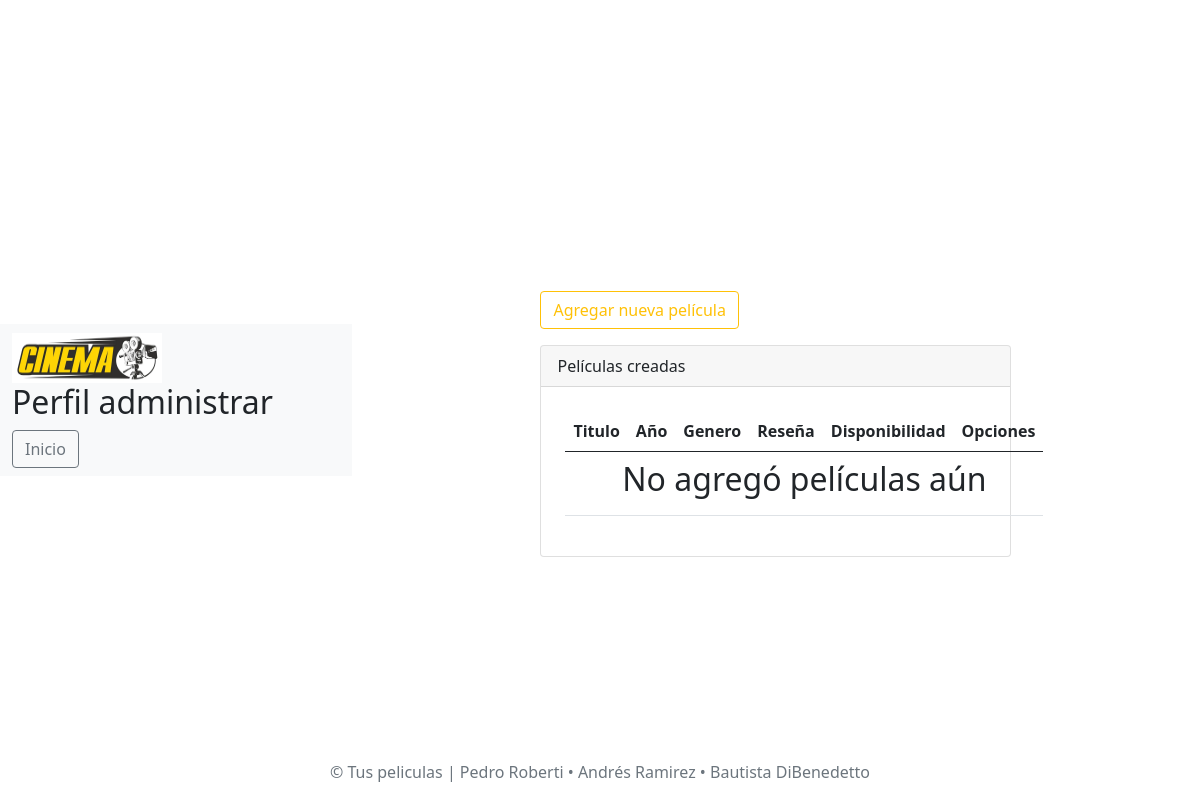
The page /administrador.php (signed in) on the database as committed earlier.
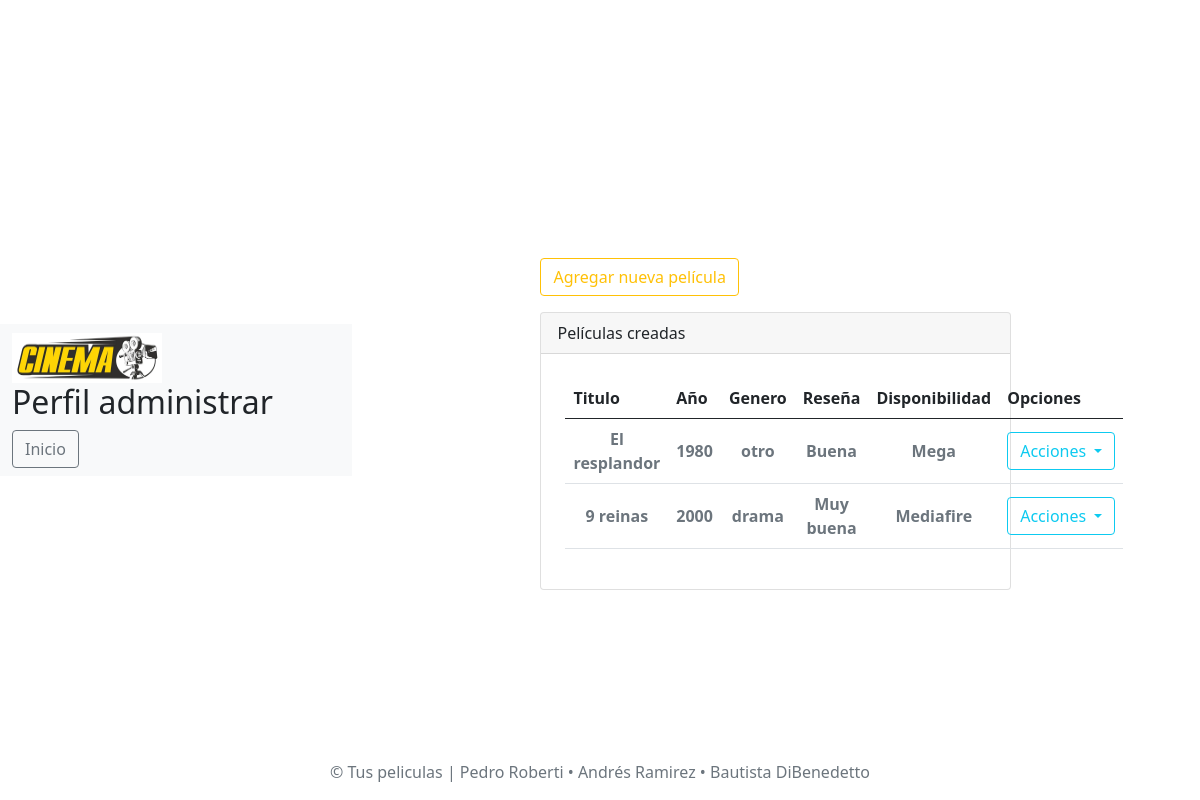
The same page on the database as committed later.
### tables this page shows
CREATE TABLE `peliculas` (
  `id_pelicula` int(255) NOT NULL,
  `titulo` varchar(30) NOT NULL,
  `anio` int(255) NOT NULL,
  `id_genero` int(255) NOT NULL,
  `id_usuario` int(255) NOT NULL,
  `resenia` varchar(40) NOT NULL,
  `disponibilidad` varchar(20) DEFAULT NULL
);

CREATE TABLE `genero` (
  `codigo_genero` int(255) NOT NULL,
  `nombre` varchar(20) NOT NULL
);

### clases/usuario.php (called while the page is built, shortened)
<?php
class Usuario
{
    protected $id;
    public function getId()
    {
        return $this->id;
    }
}

### clases/.env.php (called while the page is built)
<?php
function credenciales() {
	return [
		'usuario'=>'root',
		'clave'=> '',
		'servidor'=> 'localhost',
		'base_de_datos'=>'base_peliculas'
	];
}
 ?>

### clases/Repositorio.php (called while the page is built, shortened)
<?php
require_once '.env.php';
abstract class Repositorio
{
    protected static $conexion = null;
    public function __construct()
    {
        if (is_null(self::$conexion)) {
            $credenciales = credenciales();
            self::$conexion = new mysqli(
                $credenciales['servidor'],
                $credenciales['usuario'],
                $credenciales['clave'],
                $credenciales['base_de_datos']
            );
            self::$conexion->set_charset('utf8mb4');
        }
    }
}

### clases/ControladorPeliculas.php (called while the page is built, shortened)
<?php
require_once 'RepositorioPelicula.php';
class ControladorPeliculas
{
    protected $rp;
    public function __construct($id_usuario = null)
    {
        $this->rp = new Repositorio_Pelicula();
    }
    public function getPeliculasPropias($id_usuario)
    {
        return $this->rp->get_all($id_usuario);
    }
}

### clases/RepositorioPelicula.php (called while the page is built, shortened)
<?php
require_once 'Usuario.php';
require_once 'Pelicula.php';
require_once 'genero.php';
require_once 'Repositorio.php';
class Repositorio_Pelicula extends Repositorio
{
    public function get_all($id_usuario = null)
    {
        $sql = "SELECT ";
        $sql .= "p.id_pelicula, p.titulo, p.anio,  p.disponibilidad, p.resenia, p.id_usuario, ";
        $sql .= "g.nombre, g.codigo_genero ";
        $sql .= "FROM Peliculas p ";
        $sql .= "INNER JOIN genero g ON p.id_genero = g.codigo_genero ";
        if ($id_usuario) {
            $sql .= "WHERE p.id_usuario = ? ";
        }
        $sql .= "ORDER BY p.id_pelicula;";
        $query = self::$conexion->prepare($sql);
        if ($id_usuario) {
            $query->bind_param("i", $id_usuario);
        }
        if ($query->execute()) {
            $query->bind_result(
                $id,
                $titulo,
                $anio,
                $disponibilidad,
                $resenia,
                $id_usuario,
                $nombre_g,
                $id_g
            );
            $peliculas = [];
            while ($query->fetch()) {
                $g = new Genero($id_g, $nombre_g);
                $p = new Pelicula($titulo, $anio, $g, $disponibilidad, $resenia, $id_usuario, $id);
                $peliculas[] = $p;
            }
            return $peliculas;
        }
    }
}

### clases/Pelicula.php (called while the page is built, shortened)
<?php
require_once 'Genero.php';
class Pelicula
{
    protected $titulo;
    protected $anio;
    protected $genero;
    protected $disponibilidad;
    protected $resenia;
    public function __construct ($titulo, $anio, Genero $genero, $disponibilidad, $resenia, $id_usuario, $id=null)
    {
        $this->titulo = $titulo;
        $this->anio = $anio;
        $this->genero = $genero;
        $this->disponibilidad = $disponibilidad;
        $this->resenia = $resenia;
    }
    public function getTitulo() {
	return $this->titulo;
	}
    public function getAnio() {
	return $this->anio;
	}
    public function getGenero() {
	return $this->genero;
	}
    public function getDisponibilidad() {
	return $this->disponibilidad;
	}
    public function getResenia() {
	return $this->resenia;
	}
}

### clases/genero.php (called while the page is built, shortened)
<?php
class Genero
{
    protected $nombre;
    public function __construct($codigo_genero, $nombre)
    {
        $this->nombre = $nombre;
    }
    public function getNombre()
    {
        return $this->nombre;
    }
}

### administrador.php (the view, shortened to what the changed rows need)
<?php
require_once 'clases/ControladorPeliculas.php';
require_once './clases/Pelicula.php';
if (isset($_SESSION['usuario'])) {
    $usuario = unserialize($_SESSION['usuario']);
} else {
    header('Location: index.php');
}
$cp = new ControladorPeliculas($usuario->getId());
$peliculas = $cp->getPeliculasPropias($usuario->getId());
?>
<!DOCTYPE html>
<html lang="en">
<head>
    <link href="css/style.css" rel="stylesheet" />
    <link href="https://cdn.jsdelivr.net/npm/bootstrap@5.0.0-beta1/dist/css/bootstrap.min.css" rel="stylesheet"
 />
</head>
<body>
    <nav class="navbar navbar-light bg-light">
        <div class="container-fluid">
            <h2>Perfil administrar</h2>
        </div>
    </nav>
    <div class="container mt-5">
        <div class="row justify-content-center">
            <div class="col-md-7">
                <div class="card">
                    <div class="p-4">
                        <table class="table align-middle">
                            <thead>
                                <tr>
                                    <th scope="col">Titulo</th>
                                    <th scope="col">Año</th>
                                    <th scope="col">Genero</th>
                                    <th scope="col">Reseña</th>
                                    <th scope="col">Disponibilidad</th>
                                    <th scope="col">Opciones</th>
                                </tr>
                            </thead>
                            <tbody>
                                <?php
                                if (count($peliculas) === 0) {
                                    echo
                                        '<tr>
                                        <th colspan="6" class="text-center"><h2>No agregó películas aún</h2></th>
                                    </tr>';
                                } else {
                                    foreach ($peliculas as $pelicula) {
                                        echo
                                            '<tr>
                                        <th scope="col" class="text-secondary text-center">' . $pelicula->getTitulo() . '</th>
                                        <th scope="col" class="text-secondary text-center">' . $pelicula->getAnio() . '</th>
                                        <th scope="col" class="text-secondary text-center">' . $pelicula->getGenero()->getNombre() . '</th>
                                        <th scope="col" class="text-secondary text-center">' . $pelicula->getResenia() . '</th>
                                        <th scope="col" class="text-secondary text-center">' . $pelicula->getDisponibilidad() . '</th>
                                        <th scope="col">
                                            <div class="dropdown">
                                                <button class="btn btn-outline-info dropdown-toggle" type="button"
                                                    id="dropdownMenuButton1" data-bs-toggle="dropdown"
                                                    aria-expanded="false">
                                                    Acciones
                                                </button>
                                                <ul class="dropdown-menu dropdown-menu-dark"
                                                    aria-labelledby="dropdownMenuButton1">
                                                    <li><a href="pelicula_nueva.php?id_pelicula=' . $pelicula->getId() . '&titulo=' . $pelicula->getTitulo() . '&anio=' . $pelicula->getAnio() . '&disponibilidad=' . $pelicula->getDisponibilidad() . '&genero=' . $pelicula->getGenero()->getCodigo_genero() . '&resenia=' . $pelicula->getResenia() . '&id_usuario=' . $usuario->getId() . '" class="dropdown-item">Editar</a></li>
                                                    <li><a href="confirmar_borrar_pelicula.php?id_pelicula=' . $pelicula->getId() . '&titulo=' . $pelicula->getTitulo() . '&id_usuario=' . $usuario->getId() . '" class="dropdown-item">Borrar</a></li>
                                                </ul>
                                            </div>
                                        </th>
                                    </tr>';
                                    }
                                }
                                ?>
                            </tbody>
                        </table>
                    </div>
                </div>
            </div>
        </div>
    </div>
</body>
</html>

Rows that differ between the two databases and show on the page:
added peliculas: titulo "El resplandor", anio "1980", id_genero.nombre "otro", resenia "Buena", disponibilidad "Mega"
added peliculas: titulo "9 reinas", anio "2000", id_genero.nombre "drama", resenia "Muy buena", disponibilidad "Mediafire"
Other text that changed with them:
text no longer shown: "No agregó películas aún"
